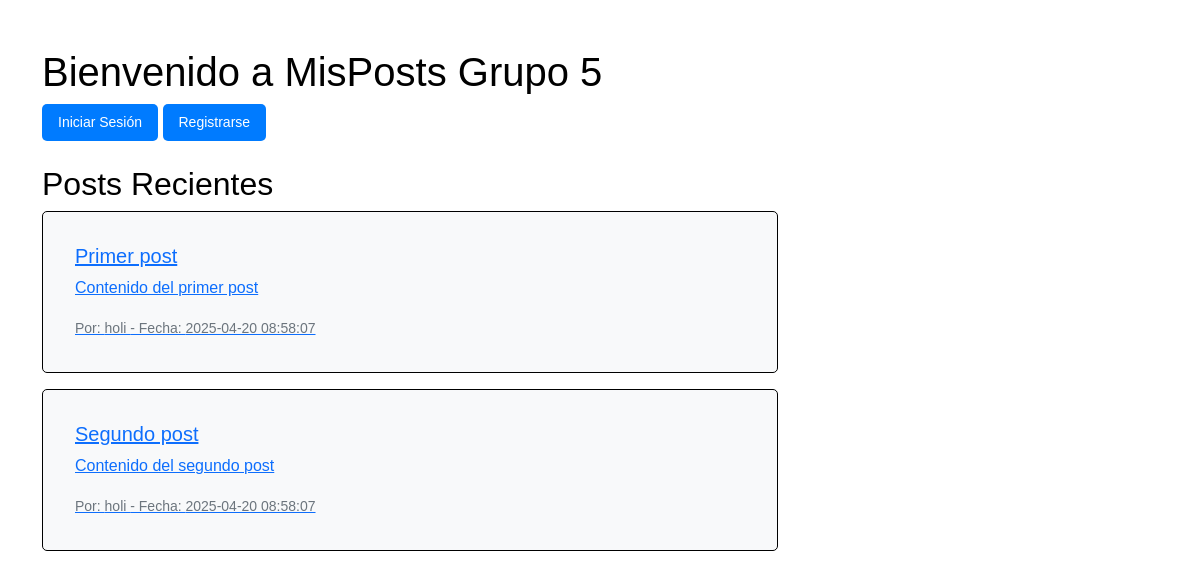
The page / on the database its author committed.
### tables this page shows
CREATE TABLE `posts` (
  `idpost` int(11) NOT NULL,
  `title` varchar(255) NOT NULL,
  `description` text NOT NULL,
  `fecha` datetime NOT NULL DEFAULT current_timestamp(),
  `usuario_id` int(11) NOT NULL
);

CREATE TABLE `usuario` (
  `idusuario` int(11) NOT NULL,
  `email` varchar(255) NOT NULL,
  `name` varchar(255) NOT NULL,
  `habilitado` bit(1) NOT NULL,
  `password` varchar(255) NOT NULL
);

### src/database/Conexion.php (called while the page is built, shortened)
<?php
class Conexion {
    private $host = 'localhost';
    private $user = 'root';
    private $password = '';
    private $database = 'misposts';
    private $connection;
    public function __construct() {
        $this->connection = new mysqli($this->host, $this->user, $this->password, $this->database);
    }
    public function ejecutarQuery($query) {
        return $this->connection->query($query);
    }
}
?>

### index.php (the view, shortened to what this page needs)
<?php
require_once './src/database/Conexion.php';
$db = new Conexion();
$query = "SELECT p.idpost, p.title, p.description, p.fecha, u.name
          FROM posts p
          JOIN usuario u ON p.usuario_id = u.idusuario
          ORDER BY p.fecha DESC";
$result = $db->ejecutarQuery($query);
$usuarioLogueado = isset($_SESSION['usuario']) ? $_SESSION['usuario'] : null;
$isAdmin = $usuarioLogueado && $usuarioLogueado['name'] === 'holi';
?>
<!DOCTYPE html>
<html lang="es" data-theme="dark">
<head>
    <link href="https://cdn.jsdelivr.net/npm/bootstrap@5.1.3/dist/css/bootstrap.min.css" rel="stylesheet">
    <link rel="stylesheet" href="styles.css">
</head>
<body>
    <div class="container mt-5">
        <h1>Bienvenido a MisPosts Grupo 5</h1>
        <div class="mb-3">
            <?php if ($usuarioLogueado): ?>
                <p>Sesión iniciada como: <strong><?php echo htmlspecialchars($usuarioLogueado['name']); ?></strong></p>
                <a href="./public/logout.php" class="btn btn-danger btn-sm">Cerrar Sesión</a>
                <?php if ($isAdmin): ?>
                    <a href="./public/manage_users.php" class="btn btn-secondary btn-sm">Administrar Usuarios</a>
                <?php endif; ?>
            <?php else: ?>
                <a href="./public/login.php" class="btn btn-primary btn-sm">Iniciar Sesión</a>
                <a href="./public/register.php" class="btn btn-outline-secondary btn-sm">Registrarse</a>
            <?php endif; ?>
        </div>
        <div class="row mt-4">
            <div class="col-md-8">
                <h2>Posts Recientes</h2>
                <?php
                if ($result && mysqli_num_rows($result) > 0) {
                    while ($row = mysqli_fetch_assoc($result)) {
                        echo '<a href="./public/view_post.php?id=' . $row['idpost'] . '" class="text-color">';
                        echo '<div class="card mb-3">';
                        echo '<div class="card-body">';
                        echo '<h5 class="card-title">' . htmlspecialchars($row['title']) . '</h5>';
                        echo '<p class="card-text">' . htmlspecialchars($row['description']) . '</p>';
                        echo '<p class="card-text"><small class="text-muted">Por: ' . htmlspecialchars($row['name']) .
                             ' - Fecha: ' . htmlspecialchars($row['fecha']) . '</small></p>';
                        echo '</div>';
                        echo '</div>';
                        echo '</a>';
                    }
                } else {
                    echo '<p>No hay posts disponibles.</p>';
                }
                ?>
            </div>
        </div>
    </div>
</body>
</html>

### styles.css (style rules this page uses)
body { margin: 0; font-family: Arial, sans-serif; transition: background-color 0.3s, color 0.3s; }
:root { --background-color: #ffffff; --text-color: #000000; --card-background: #f8f9fa; --button-background: #007bff; --button-text-color: #ffffff; }
body { background-color: var(--background-color); color: var(--text-color); }
.card { background-color: var(--card-background); border: 1px solid var(--text-color); padding: 1rem; border-radius: 5px; }
button, .btn { background-color: var(--button-background); color: var(--button-text-color); border: none; padding: 0.5rem 1rem; border-radius: 5px; cursor: pointer; transition: background-color 0.3s, color 0.3s; }

### rows shown on the page
posts: title "Primer post", description "Contenido del primer post", usuario.name "holi", fecha "2025-04-20 08:58:07"
posts: title "Segundo post", description "Contenido del segundo post", usuario.name "holi", fecha "2025-04-20 08:58:07"
